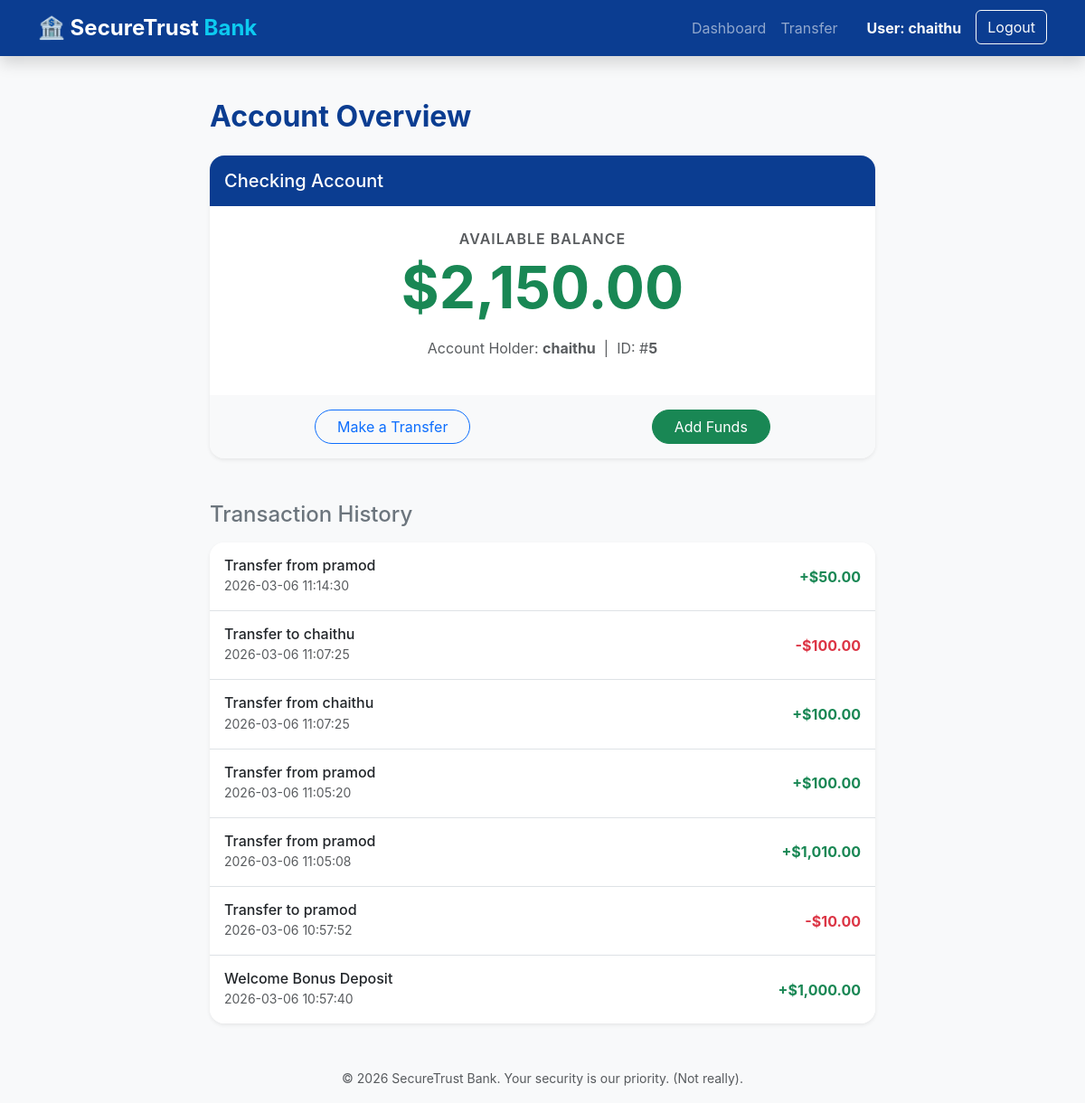
The app's page /dashboard (signed in) with its own data.
### tables this page shows
CREATE TABLE users (
            id INTEGER PRIMARY KEY AUTOINCREMENT,
            username TEXT NOT NULL UNIQUE,
            password TEXT NOT NULL,
            balance INTEGER DEFAULT 1000
        );

CREATE TABLE transactions (
            id INTEGER PRIMARY KEY AUTOINCREMENT,
            user_id INTEGER NOT NULL,
            type TEXT NOT NULL,          -- 'CREDIT' or 'DEBIT'
            amount INTEGER NOT NULL,
            description TEXT NOT NULL,
            timestamp DATETIME DEFAULT CURRENT_TIMESTAMP,
            FOREIGN KEY(user_id) REFERENCES users(id)
        );

### app.py (the view)
@app.route('/dashboard')
def dashboard():
    if 'user_id' not in session:
        return redirect(url_for('login'))
    conn = get_db_connection()
    cursor = conn.cursor()
    cursor.execute("SELECT id, username, balance FROM users WHERE id = ?", (session['user_id'],))
    user = cursor.fetchone()
    if not user:
        session.clear()
        return redirect(url_for('login'))
    cursor.execute("SELECT * FROM transactions WHERE user_id = ? ORDER BY timestamp DESC LIMIT 20", (session['user_id'],))
    transactions = cursor.fetchall()
    conn.close()
    return render_template('dashboard.html', user=user, transactions=transactions)

### app.py (called while the page is built)
def get_db_connection():
    conn = sqlite3.connect('vulnerable.db')
    conn.row_factory = sqlite3.Row
    return conn

### templates/dashboard.html
{% extends 'base.html' %}
{% block content %}
<div class="row justify-content-center">
    <div class="col-md-8">
        <h2 class="mb-4 text-primary fw-bold">Account Overview</h2>
        <div class="card border-0 shadow-sm rounded-4 mb-4 bg-white overflow-hidden">
            <div class="card-header bg-primary text-white py-3 border-0">
                <h5 class="mb-0">Checking Account</h5>
            </div>
            <div class="card-body p-4 text-center">
                <p class="text-muted mb-1 text-uppercase fw-semibold" style="letter-spacing: 1px;">Available Balance</p>
                <h1 class="display-3 fw-bold text-success mb-3">${{ "{:,.2f}".format(user.balance) }}</h1>
                <p class="text-muted">Account Holder: <strong>{{ user.username }}</strong> &nbsp;|&nbsp; ID: #<strong>{{
                        user.id }}</strong></p>
            </div>
            <div class="card-footer bg-light border-0 py-3 d-flex justify-content-around">
                <a href="{{ url_for('transfer') }}" class="btn btn-outline-primary px-4 rounded-pill">Make a
                    Transfer</a>
                <a href="{{ url_for('add_funds') }}" class="btn btn-success px-4 rounded-pill">Add Funds</a>
            </div>
        </div>
        <h4 class="mb-3 text-secondary mt-5">Transaction History</h4>
        <div class="card border-0 shadow-sm rounded-4">
            <div class="list-group list-group-flush rounded-4">
                {% for txn in transactions %}
                <div class="list-group-item p-3 d-flex justify-content-between align-items-center">
                    <div>
                        <h6 class="mb-0 text-dark">{{ txn.description }}</h6>
                        <small class="text-muted">{{ txn.timestamp }}</small>
                    </div>
                    {% if txn.type == 'CREDIT' %}
                    <span class="text-success fw-bold">+${{ "{:,.2f}".format(txn.amount) }}</span>
                    {% else %}
                    <span class="text-danger fw-bold">-${{ "{:,.2f}".format(txn.amount) }}</span>
                    {% endif %}
                </div>
                {% else %}
                <div class="list-group-item p-4 text-center text-muted">
                    No transactions found for this account.
                </div>
                {% endfor %}
            </div>
        </div>
    </div>
</div>
{% endblock %}

### templates/base.html (shortened to what this page needs)
<!DOCTYPE html>
<html lang="en">
<head>
    <link href="https://cdn.jsdelivr.net/npm/bootstrap@5.3.0-alpha1/dist/css/bootstrap.min.css" rel="stylesheet">
    <link href="{{ url_for('static', filename='style.css') }}" rel="stylesheet">
</head>
<body class="bg-light">
    <nav class="navbar navbar-expand-lg navbar-dark bg-primary shadow">
        <div class="container">
            <a class="navbar-brand fw-bold fs-4" href="{{ url_for('login') }}">
                🏦 SecureTrust <span class="text-info">Bank</span>
            </a>
            <div class="collapse navbar-collapse" id="navbarNav">
                <ul class="navbar-nav ms-auto">
                    {% if session.get('username') %}
                    <li class="nav-item">
                        <a class="nav-link" href="{{ url_for('dashboard') }}">Dashboard</a>
                    </li>
                    <li class="nav-item">
                        <a class="nav-link" href="{{ url_for('transfer') }}">Transfer</a>
                    </li>
                    <li class="nav-item ms-3">
                        <span class="nav-link text-light fw-bold">User: {{ session['username'] }}</span>
                    </li>
                    <li class="nav-item">
                        <a class="btn btn-outline-light ms-2" href="{{ url_for('logout') }}">Logout</a>
                    </li>
                    {% endif %}
                </ul>
            </div>
        </div>
    </nav>
    <div class="container my-5">
        {% block content %}{% endblock %}
    </div>
    <footer class="text-center text-muted mt-5 pb-3">
        <small>&copy; 2026 SecureTrust Bank. Your security is our priority. (Not really).</small>
    </footer>
</body>
</html>

### static/style.css (style rules this page uses)
body { background-color: #f8f9fa !important; font-family: 'Inter', -apple-system, BlinkMacSystemFont, "Segoe UI", Roboto, Helvetica, Arial, sans-serif; }
.bg-primary { background-color: #0b3d91 !important; }
.text-primary { color: #0b3d91 !important; }
.card { transition: all 0.3s ease; }

### records on screen
users: balance "2,150.00", username "chaithu", id "5"
transactions: description "Transfer from pramod", timestamp "2026-03-06 11:14:30", amount "50.00"
transactions: description "Transfer to chaithu", timestamp "2026-03-06 11:07:25", amount "100.00"
transactions: description "Transfer from chaithu", timestamp "2026-03-06 11:07:25", amount "100.00"
transactions: description "Transfer from pramod", timestamp "2026-03-06 11:05:20", amount "100.00"
transactions: description "Transfer from pramod", timestamp "2026-03-06 11:05:08", amount "1,010.00"
transactions: description "Transfer to pramod", timestamp "2026-03-06 10:57:52", amount "10.00"
transactions: description "Welcome Bonus Deposit", timestamp "2026-03-06 10:57:40", amount "1,000.00"

### other values on screen
{{ session['username'] }} "chaithu"
